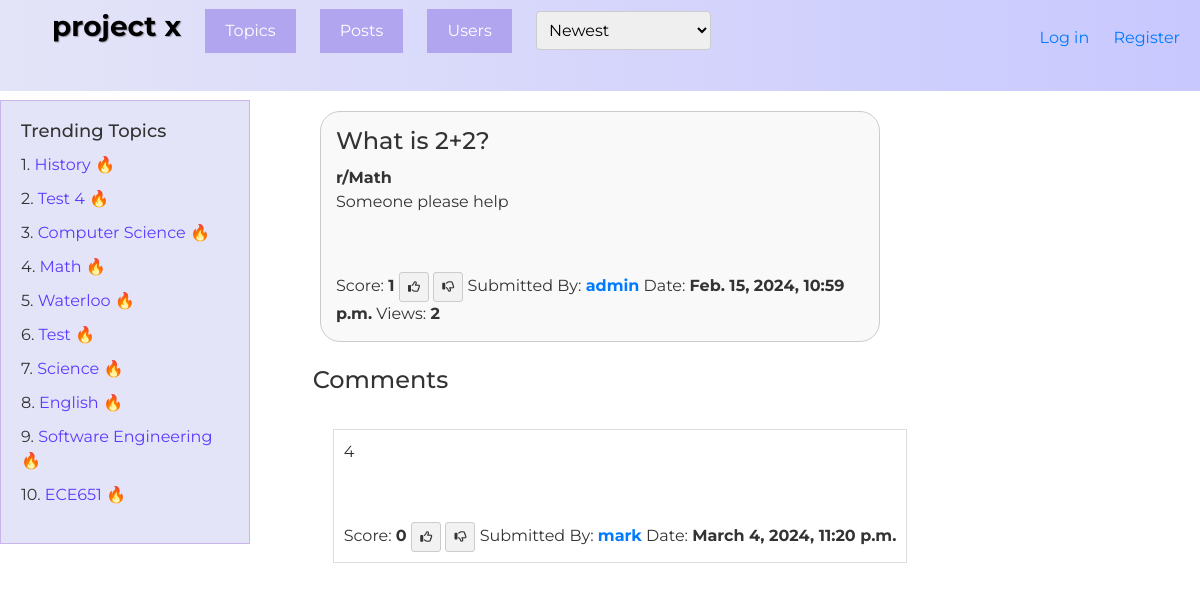
Page /post/20/ on the committed database.
### QuestionHub/models.py (models this page shows, shortened)
class Topic(models.Model):
    id = models.AutoField(primary_key=True, editable=False)
    name = models.CharField(max_length=255)

class Post(models.Model):
    author = models.ForeignKey(User, null=False, on_delete=models.CASCADE)
    topic = models.ForeignKey(Topic, null=True, on_delete=models.CASCADE)
    title = models.CharField(max_length=255, null=False)
    body = models.TextField(null=False)
    timestamp = models.DateTimeField(auto_now_add=True)
    score = models.IntegerField(default=0)
    num_views = models.IntegerField(default=0)
    def get_comment(self):
        return self.comments.filter(parent=None)  # parent=None retrieves all the first level comments

class Response(models.Model):
    post = models.ForeignKey(Post, null=False, on_delete=models.CASCADE, related_name='comments')
    user = models.ForeignKey(User, null=False, on_delete=models.CASCADE)
    parent = models.ForeignKey('self', null=True, blank=True, on_delete=models.CASCADE)
    body = models.TextField(null=False)
    timestamp = models.DateTimeField(auto_now_add=True)
    score = models.IntegerField(default=0)
    def get_comment(self):
        return Response.objects.filter(parent=self)  # retrieve all the replies

### QuestionHub/views.py (the view, shortened to what this page needs)
# urls.py: path('post/<int:id>/', views.post_detail, name='post_detail'),
def post_detail(request, id):
    post = Post.objects.get(id=id)
    posts = Post.objects.all().order_by("timestamp")
    current_user = request.user
    topics = Topic.objects.all()
    trending_topics = Topic.objects.annotate(total_views=Sum('post__num_views')).order_by('-total_views')[:10]
    users = User.objects.all()
    comment = CommentForm()
    reply = ReplyForm()
    user_vote = []
    comment_vote_list = []
    user_votes = []
    if request.user.is_authenticated:
        user_votes = Vote.objects.filter(user=request.user)
        user_vote = Vote.objects.filter(user=request.user, post=post).first()
        for vote in user_votes:
          comment_vote_list.append(vote.comment)
    moderation_required = False
    suggestions = []
    context = {
        'post': post,
        'comment': comment,
        'reply': reply,
        'all_posts': posts,
        'topics': topics,
        'trending_topics': trending_topics,
        'users': users,
        'moderation_required': moderation_required,
        'suggestions': suggestions,
        'current_user': current_user
    }
    if user_vote:
        context['user_vote'] = user_vote
    if user_votes:
        context['user_votes'] = user_votes
    if comment_vote_list:
        context['comment_vote_list'] = comment_vote_list
    user_profile = UserProfile.objects.get_or_create(user=post.author)[0]
    post.num_views += 1
    post.save()
    user_profile.total_views += 1
    user_profile.save()
    return render(request, 'post_detail.html', context)

### QuestionHub/forms.py
class CommentForm(forms.ModelForm):
    class Meta:
        model = Response
        fields = ['body']
        widgets = {
            'body': forms.Textarea(attrs={
                'placeholder': "Enter your comment here",
                'class': 'comment-form-style',
            })
        }

class ReplyForm(forms.ModelForm):
    class Meta:
        model = Response
        fields = ['body']
        widgets = {
            'body': forms.Textarea(attrs={
                'placeholder': "Enter your response here",
                'class': 'comment-form-style',
            })
        }

### QuestionHub/templates/post_detail.html (shortened to what this page needs)
{% extends './base.html' %}
{% block post %}
<div class="post-container">
<div class="post-Page">
    <h1 class="post-list-title">
        {{ post.title }}
    </h1>
    <b> r/{{ post.topic.name  }} </b>
    <p> {{ post.body }}</p>
    <br></br>
    Score: <b> {{ post.score }} </b>
    {% if user_vote %}
    {% if user_vote.vote_type == 'U' %}
        <a href="{% url 'upvote_post' post.id 'U' %}" class="vote-btn upvote-btn--undo"><i class="fa-solid fa-thumbs-up"></i></a>
        <a href="{% url 'upvote_post' post.id 'D' %}" class="vote-btn downvote-btn"><i class="fa-regular fa-thumbs-down"></i></a>
    {% elif user_vote.vote_type == 'D' %}
        <a href="{% url 'upvote_post' post.id 'U' %}" class="vote-btn upvote-btn"><i class="fa-regular fa-thumbs-up"></i></a>
        <a href="{% url 'upvote_post' post.id 'D' %}" class="vote-btn downvote-btn--undo"><i class="fa-solid fa-thumbs-down"></i></a>
    {% endif %}
    {% else %}
        <a href="{% url 'upvote_post' post.id 'U' %}" class="vote-btn upvote-btn"><i class="fa-regular fa-thumbs-up"></i></a>
        <a href="{% url 'upvote_post' post.id 'D' %}" class="vote-btn downvote-btn"><i class="fa-regular fa-thumbs-down"></i></a>
    {% endif %}
    Submitted By: <a href="{% url 'user_profile' post.author.id %}"><b>{{ post.author.username }}</b></a>
    Date: <b>{{ post.timestamp }}</b>
    Views: <b>{{post.num_views}}</b>
</div>
</div>
<div class="comment-section">
    <div class="comment-container">
        <br>
        <h4 class="comment-heading">Comments</h4>
        <br>
        {% if not post.comments.all %}
            <p class="no-comments">Become the first comment.</p>
        {% else %}
            {% for comment_detail in post.get_comment %}
                {% include 'comments.html' with comment_detail=comment_detail %}
            {% endfor %}
        {% endif %}
    </div>
</div>
{% endblock %}

### QuestionHub/templates/sidebar.html
{% if not current_page == 'user_profile' and not current_page == 'my_profile' %}
<div class="sidebar">
    <h2>Trending Topics</h2>
    <ul>
        {% for topic in trending_topics %}
            <li>{{ forloop.counter }}. <a href="{% url 'topic_detail' topic.id %}">{{ topic.name }} 🔥</a></li>
        {% endfor %}
    </ul>
</div>
{%endif%}

### QuestionHub/templates/comments.html (shortened to what this page needs)
<blockquote id="{{ comment_detail.id }}">
    <p> {{ comment_detail.body }}</p>
    <br></br>
    Score: <b> {{ comment_detail.score }} </b>
    {% if not comment_detail in comment_vote_list %}
    <a href="{% url 'upvote_comment' comment_detail.id 'U' %}" class="vote-btn upvote-btn"><i class="fa-regular fa-thumbs-up"></i></a>
    <a href="{% url 'upvote_comment' comment_detail.id 'D' %}" class="vote-btn downvote-btn"><i class="fa-regular fa-thumbs-down"></i></a>
    {%endif%}
    Submitted By: <a href="{% url 'user_profile' comment_detail.user.id %}"><b>{{ comment_detail.user.username }}</b></a>
    Date: <b>{{  comment_detail.timestamp}}</b>
</blockquote>

### QuestionHub/templates/base.html (style rules this page uses)
body { font-family: 'Montserrat', sans-serif; font-size: 16px; line-height: 1.5; color: #333; }
h1, h2, h3, h4, h5, h6 { margin-top: 0; margin-bottom: 10px; }
p { margin-bottom: 10px; word-wrap: break-word; }
a { color: #007bff; text-decoration: none; }
.post-container { display: flex; justify-content: center; }
.comment-section { display: flex; justify-content: center; }
.post-list-title { font-size: 24px; margin-bottom: 10px; color: #333; }
.post-Page { justify-content: center; padding-left: 20px; text-align: left; border: 1px solid #ccc; padding: 15px; margin-top: 20px; background-color: #f9f9f9; border-radius: 20px; width: calc(100% / 2 - 40px); max-width: 1000px; }
.comment-container { padding-left: 20px; align-items: left; text-align: left; }
blockquote { margin-left: 20px; padding: 10px; border: 1px solid #ddd; }
.vote-btn { display: inline-block; padding: 5px 8px; border: 1px solid #ccc; border-radius: 3px; text-decoration: none; color: #333; font-weight: bold; transition: background-color 0.3s ease; font-size: 12px; }
.upvote-btn { background-color: #f2f2f2; }
.downvote-btn { background-color: #f2f2f2; }
.sidebar { width: 250px; padding: 20px; background-color: #E4E4F8; border: 1px solid #c9b5ea; position: absolute; top: 100px; left: 0; }
.sidebar h2 { font-size: 18px; margin-bottom: 10px; }
.sidebar ul { list-style-type: none; padding: 0; }
.sidebar ul li { margin-bottom: 10px; }
.sidebar ul li a { text-decoration: none; color: #5b3aff; }

### rows in the picture
Topic: name "History"
Topic: name "Test 4"
Topic: name "Computer Science"
Topic: name "Math"
Topic: name "Waterloo"
Topic: name "Test"
Topic: name "Science"
Topic: name "English"
Topic: name "Software Engineering"
Topic: name "ECE651"
Post: title "What is 2+2?", topic.name "Math", body "Someone please help", score "1", author.username "admin", timestamp "Feb. 15, 2024, 10:59 p.m.", num_views "2"
Response: body "4", score "0", user.username "mark", timestamp "March 4, 2024, 11:20 p.m."
